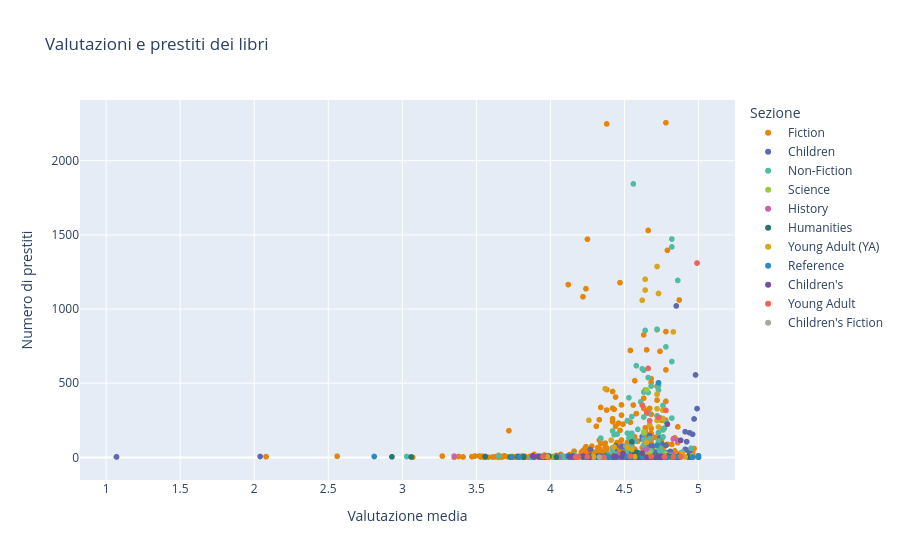

Here is the notebook cell this chart was saved with:
### Markdown cell above
<H4 style="color: rgb(222, 158, 200);">MatplotLib: grafico interattivo di valutazioni e prestiti.</span>
 <br />
<span style="color: rgb(186, 95, 188);">I libri con i voti più alti sono anche quelli che vengono presi più in prestito?</span>

### Code cell
import plotly.express as px


fig = px.scatter(
    df,
# mette la valutazione media sull'asse orizzontale
    x="rating",
# mette il numero di prestiti sull'asse verticale
    y="times_borrowed",
# assegna lo stesso colore ai libri della stessa lezione
    color="section",
# è il titolo che va in evidenza quando si passa il mouse sopra
    hover_name="title",
# gli altri dati che appaiono quando passi sopra il mouse
    hover_data=["author", "genre", "ratings_count"],
# palette di colori preimpostata con colori vivaci
    color_discrete_sequence=px.colors.qualitative.Vivid,
# le etichette che appaiono nell'hover
    labels={
        "rating": "Valutazione media",
        "times_borrowed": "Numero di prestiti",
        "section": "Sezione",
        "author": "Autore",
        "genre": "Genere",
        "ratings_count": "Numero di valutazioni",
    },
# il titolo del grafico
    title="Valutazioni e prestiti dei libri",
)
fig.show()

### Figure 1 — Plotly figure (JSON) as saved in the notebook; plotly's stock layout.template omitted (floating-point values rounded to 4 significant figures; data arrays with more than 128 entries replaced by an {"elided": "..."} marker saying what was removed)
{"data": [{"customdata": {"elided": "959x3 mixed values"}, "hovertemplate": "<b>%{hovertext}</b><br><br>Sezione=Fiction<br>Valutazione media=%{x}<br>Numero di prestiti=%{y}<br>Autore=%{customdata[0]}<br>Genere=%{customdata[1]}<br>Numero di valutazioni=%{customdata[2]}<extra></extra>", "hovertext": {"elided": "959 str values"}, "legendgroup": "Fiction", "marker": {"color": "rgb(229, 134, 6)", "symbol": "circle"}, "mode": "markers", "name": "Fiction", "showlegend": true, "type": "scattergl", "x": {"elided": "959 float values"}, "xaxis": "x", "y": {"elided": "959 float values"}, "yaxis": "y"}, {"customdata": {"elided": "180x3 mixed values"}, "hovertemplate": "<b>%{hovertext}</b><br><br>Sezione=Children<br>Valutazione media=%{x}<br>Numero di prestiti=%{y}<br>Autore=%{customdata[0]}<br>Genere=%{customdata[1]}<br>Numero di valutazioni=%{customdata[2]}<extra></extra>", "hovertext": {"elided": "180 str values"}, "legendgroup": "Children", "marker": {"color": "rgb(93, 105, 177)", "symbol": "circle"}, "mode": "markers", "name": "Children", "showlegend": true, "type": "scattergl", "x": {"elided": "180 float values"}, "xaxis": "x", "y": {"elided": "180 float values"}, "yaxis": "y"}, {"customdata": {"elided": "158x3 mixed values"}, "hovertemplate": "<b>%{hovertext}</b><br><br>Sezione=Non-Fiction<br>Valutazione media=%{x}<br>Numero di prestiti=%{y}<br>Autore=%{customdata[0]}<br>Genere=%{customdata[1]}<br>Numero di valutazioni=%{customdata[2]}<extra></extra>", "hovertext": {"elided": "158 str values"}, "legendgroup": "Non-Fiction", "marker": {"color": "rgb(82, 188, 163)", "symbol": "circle"}, "mode": "markers", "name": "Non-Fiction", "showlegend": true, "type": "scattergl", "x": {"elided": "158 float values"}, "xaxis": "x", "y": {"elided": "158 float values"}, "yaxis": "y"}, {"customdata": [["Michio Kaku", "Science", 8], ["Aristotle", "History", 5], ["Sir Isaac Newton", "Science", 1], ["Bertrand Russell", "Science", 1], [" Buzz Aldrin", "Science Fiction", 3], ["Brian Greene", "Science", 21], ["John Stuart Mill", "Science", 2], [" Neil deGrasse Tyson", "Science", 367], [" Charles Wohlforth & Amanda Hendrix", "Science", 1], ["Leonard Susskind", "Science", 14], ["Albert Einstein", "Science", 3], ["Theodore L. Brown", "Science", 15], ["Anthony J. F. Griffiths", "Science", 2], ["Gerard J. Tortora", "Science", 6], ["Brian Greene", "Science", 21], [" Teasel Muir-Harmony", "History", 3], ["Stephen Hawking", "Science", 128], [" Mike Massimino", "Biography & Autobiography", 14], ["Charles Fort", "Science Fiction", 1]], "hovertemplate": "<b>%{hovertext}</b><br><br>Sezione=Science<br>Valutazione media=%{x}<br>Numero di prestiti=%{y}<br>Autore=%{customdata[0]}<br>Genere=%{customdata[1]}<br>Numero di valutazioni=%{customdata[2]}<extra></extra>", "hovertext": ["Physics of the Impossible", "Physics", "Philosophiae naturalis principia mathematica", "The ABC of Relativity", "Mission to Mars", "The Fabric of the Cosmos", "A System of Logic, Ratiocinative and Inductive", "Astrophysics for People in a Hurry", "Beyond Earth", "Quantum Mechanics: The Theoretical Minimum", "Über die spezielle und die allgemeine Relativitätstheorie", "Chemistry", "Introduction to genetic analysis", "Microbiology", "The Fabric of the Cosmos: Space, Time, and the Texture of Reality", "Apollo to the Moon", "A Brief History of Time", "Spaceman", "The book of the damned"], "legendgroup": "Science", "marker": {"color": "rgb(153, 201, 69)", "symbol": "circle"}, "mode": "markers", "name": "Science", "showlegend": true, "type": "scattergl", "x": [4.63, 4.64, 4.67, 4.21, 4.33, 4.67, 4.03, 4.65, 4.19, 4.64, 4.63, 4.65, 4.49, 4.52, 4.66, 4.77, 4.63, 4.78, 4.28], "xaxis": "x", "y": [11.0, 6.0, 1.0, 2.0, 3.0, 34.0, 3.0, 455.0, 2.0, 21.0, 3.0, 22.0, 2.0, 9.0, 28.0, 3.0, 171.0, 23.0, 1.0], "yaxis": "y"}, {"customdata": [["Massachusetts", "History", 1], ["Mason Locke Weems", "Biography & Autobiography", 3], ["Jacob Abbott", "Biography & Autobiography", 2], [" Francis French", "Biography & Autobiography", 7], ["Thomas Carlyle", "Biography & Autobiography", 1], ["Jack Weatherford", "Biography & Autobiography", 36], ["Sir Walter Scott", "Poetry", 1], ["Edward Gibbon", "History", 2], ["David Hume", "History", 2], ["Doris Kearns Goodwin", "Biography & Autobiography", 94], ["William T. Sherman", "Biography & Autobiography", 1], ["Jane Addams", "Biography & Autobiography", 3], ["Frederick Douglass", "Biography & Autobiography", 1], ["Adolf Hitler", "Biography & Autobiography", 12], ["Louisa May Alcott", "Biography & Autobiography", 8], ["Frederick Douglass", "Biography & Autobiography", 3], ["Arthur Conan Doyle", "History", 2], ["Henry Justice Ford", "Adventure", 8], ["John Foxe", "Biography & Autobiography", 7], ["W. E. B. Du Bois", "Biography & Autobiography", 10], ["Mary Beth Norton", "History", 2], ["Ron Chernow", "Biography & Autobiography", 79], ["T. E. Lawrence", "Biography & Autobiography", 2], ["Sir Ernest Henry Shackleton", "Biography & Autobiography", 1], ["P. Cornelius Tacitus", "Biography & Autobiography", 4], ["Washington Irving", "History", 4], ["Samuel Pepys", "Biography & Autobiography", 5], ["Jacob Abbott", "Biography & Autobiography", 3], ["Harriet A. Jacobs", "Biography & Autobiography", 3]], "hovertemplate": "<b>%{hovertext}</b><br><br>Sezione=History<br>Valutazione media=%{x}<br>Numero di prestiti=%{y}<br>Autore=%{customdata[0]}<br>Genere=%{customdata[1]}<br>Numero di valutazioni=%{customdata[2]}<extra></extra>", "hovertext": ["Laws, etc. (Session laws : 1754 May)", "The life of Washington", "Julius Caesar", "Into That Silent Sea", "On heroes, hero-worship and the heroic in history", "Genghis Khan and the Making of the Modern World", "Marmion", "History of the Decline and Fall of the Roman Empire Complete and Unabridged", "The history of England", "Team of Rivals: The Political Genius of Abraham Lincoln", "Memoirs of Gen. William T. Sherman", "20 Years at Hull House", "Life and times of Frederick Douglass", "Mein Kampf", "Hospital Sketches", "My bondage and my freedom", "The Great Boer War", "The red true story book", "Actes and monuments", "The Souls of Black Folk", "A People and a Nation", "Grant", "Seven pillars of wisdom, a triumph", "South: the story of Shackleton's 1914-1917 expedition", "Agricola", "The conquest of Granada", "Diary", "History of Cleopatra, queen of Egypt", "Incidents in the life of a slave girl"], "legendgroup": "History", "marker": {"color": "rgb(204, 97, 176)", "symbol": "circle"}, "mode": "markers", "name": "History", "showlegend": true, "type": "scattergl", "x": [5.0, 4.62, 4.39, 4.55, 4.63, 4.65, 4.06, 4.46, 4.13, 4.83, 4.29, 4.46, 4.87, 4.46, 4.46, 4.72, 3.78, 3.35, 3.91, 4.83, 4.45, 4.86, 4.43, 4.64, 4.47, 4.81, 4.34, 4.05, 4.77], "xaxis": "x", "y": [2.0, 4.0, 2.0, 13.0, 2.0, 56.0, 1.0, 3.0, 2.0, 125.0, 2.0, 4.0, 2.0, 19.0, 8.0, 5.0, 2.0, 8.0, 7.0, 16.0, 3.0, 114.0, 3.0, 1.0, 6.0, 7.0, 5.0, 5.0, 3.0], "yaxis": "y"}, {"customdata": {"elided": "164x3 mixed values"}, "hovertemplate": "<b>%{hovertext}</b><br><br>Sezione=Humanities<br>Valutazione media=%{x}<br>Numero di prestiti=%{y}<br>Autore=%{customdata[0]}<br>Genere=%{customdata[1]}<br>Numero di valutazioni=%{customdata[2]}<extra></extra>", "hovertext": {"elided": "164 str values"}, "legendgroup": "Humanities", "marker": {"color": "rgb(36, 121, 108)", "symbol": "circle"}, "mode": "markers", "name": "Humanities", "showlegend": true, "type": "scattergl", "x": {"elided": "164 float values"}, "xaxis": "x", "y": {"elided": "164 float values"}, "yaxis": "y"}, {"customdata": {"elided": "45x3 mixed values"}, "hovertemplate": "<b>%{hovertext}</b><br><br>Sezione=Young Adult (YA)<br>Valutazione media=%{x}<br>Numero di prestiti=%{y}<br>Autore=%{customdata[0]}<br>Genere=%{customdata[1]}<br>Numero di valutazioni=%{customdata[2]}<extra></extra>", "hovertext": ["What Katy Did Next (Best Loved Stories)", "Catching Fire", "Divergent", "Undine", "Oliver Twist", "Mockingjay", "The Curious Incident of the Dog in the Night-Time", "Harry Potter and the Goblet of Fire", "The Gunslinger", "The Refugees", "Im Westen nichts Neues", "Inuyasha", "David Balfour", "Rose in Bloom", "The Boy in the Striped Pyjamas", "Artemis Fowl", "Master Humphrey's Clock", "Animal Farm", "Julius Caesar", "Flowers for Algernon", "Northern Lights", "Breaking Dawn", "The Raven", "The Subtle Knife", "The Outsiders", "Penrod and Sam", "The Fault in Our Stars", "Hidden Figures", "Chasing Space", "The Alhambra", "Hatchet", "Daddy-Long-Legs", "The Merchant of Venice", "Demian", "I Capture the Castle", "A Little Princess", "The Hunger Games", "When Patty Went to College", "The Amber Spyglass", "Poems", "Holes", "The Hobbit", "The Book Thief", "An Old-Fashioned Girl", "Through Russian Snows"], "legendgroup": "Young Adult (YA)", "marker": {"color": "rgb(218, 165, 27)", "symbol": "circle"}, "mode": "markers", "name": "Young Adult (YA)", "showlegend": true, "type": "scattergl", "x": [4.57, 4.73, 4.72, 4.44, 4.43, 4.64, 4.26, 4.83, 4.37, 4.29, 4.65, 4.98, 4.65, 4.85, 4.67, 4.96, 4.29, 4.74, 4.77, 4.65, 4.91, 4.76, 4.89, 4.52, 4.73, 5.0, 4.62, 4.41, 4.88, 4.37, 4.72, 4.64, 4.67, 4.65, 4.41, 4.72, 4.72, 3.98, 4.55, 4.83, 4.76, 4.72, 4.64, 4.47, 4.47], "xaxis": "x", "y": [4.0, 1105.0, 328.0, 2.0, 70.0, 1201.0, 250.0, 846.0, 463.0, 8.0, 2.0, 7.0, 1.0, 7.0, 220.0, 13.0, 3.0, 267.0, 11.0, 101.0, 3.0, 262.0, 25.0, 69.0, 205.0, 6.0, 1059.0, 116.0, 3.0, 1.0, 425.0, 15.0, 8.0, 11.0, 9.0, 5.0, 1287.0, 4.0, 53.0, 3.0, 319.0, 249.0, 1128.0, 2.0, 4.0], "yaxis": "y"}, {"customdata": [["Pliny the Elder", "History", 1], ["Sir William Blackstone", "History", 1], ["William Cullen Bryant", "Poetry", 1], ["Henry George Liddell", "Dictionaries & Encyclopedias", 4], ["Horace", "Dictionaries & Encyclopedias", 1], ["John Bartlett", "Dictionaries & Encyclopedias", 4], ["Henry Gray F.R.S.", "Medicine & Health", 2], ["Lindley Murray", "Dictionaries & Encyclopedias", 4], ["Samuel Johnson", "Dictionaries & Encyclopedias", 1], ["William Strunk", "Dictionaries & Encyclopedias", 51], ["Euclid", "Dictionaries & Encyclopedias", 4], ["Carolyn Wells", "Crime/Thriller", 4], ["Edwin Raphael", "Science", 2], ["American Film Institute", "History", 3], ["George Boole", "Science", 7], ["Ambrose Bierce", "Dictionaries & Encyclopedias", 6], ["Judith S. Levey", "Dictionaries & Encyclopedias", 7], ["Tinsley Randolph Harrison", "Medicine & Health", 2], ["United States", "History", 2], ["Wendy Body", "Dictionaries & Encyclopedias", 1], ["Ernest Alfred Wallis Budge", "Religion & Spirituality", 1], ["AAA", "Other", 1], ["Ambrose Bierce", "Satire", 1], ["Rand McNally", "Law", 7], ["AA Publishing", "Other", 1], ["Nathaniel Bowditch", "Reference", 2], ["Fred T. Jane", "Technology & Engineering", 2], ["Bacon", "Other", 313], ["Leo Tolstoy", "Other", 4]], "hovertemplate": "<b>%{hovertext}</b><br><br>Sezione=Reference<br>Valutazione media=%{x}<br>Numero di prestiti=%{y}<br>Autore=%{customdata[0]}<br>Genere=%{customdata[1]}<br>Numero di valutazioni=%{customdata[2]}<extra></extra>", "hovertext": ["Naturalis historia", "Commentaries on the laws of England", "Poems", "A Greek-English Lexicon", "Opera", "Familiar quotations; a collection of passages, phrases, and proverbs traced to their sources in ancient and modern literature", "Anatomy", "English grammar", "A dictionary of the English language", "The Elements of Style", "Elements", "The Technique of the Mystery Story", "Raphael's Astronomical Ephemeris", "American Film", "An Investigation of the Laws of Thought (Barnes & Noble)", "Write It Right", "The World Almanac for Kids", "Principles of internal medicine", "The Constitution of the United States and related documents", "Longman Reading World", "The Book of the Dead", "AAA Essential Guide", "The Devil's Dictionary", "Statutory Instruments", "AA Street by Street", "American practical navigator", "Jane's All the Worlds Aircraft", "Und & Use Application Softwr", "Youth"], "legendgroup": "Reference", "marker": {"color": "rgb(47, 138, 196)", "symbol": "circle"}, "mode": "markers", "name": "Reference", "showlegend": true, "type": "scattergl", "x": [5.0, 3.74, 4.45, 4.53, 5.0, 4.52, 4.86, 4.85, 4.54, 4.72, 4.86, 3.88, 4.74, 4.43, 4.39, 2.81, 5.0, 4.24, 4.96, 4.63, 4.79, 5.0, 4.49, 4.12, 3.79, 4.42, 3.93, 4.73, 4.62], "xaxis": "x", "y": [2.0, 2.0, 1.0, 6.0, 1.0, 6.0, 3.0, 5.0, 1.0, 82.0, 6.0, 6.0, 3.0, 3.0, 7.0, 6.0, 10.0, 3.0, 3.0, 1.0, 1.0, 2.0, 2.0, 10.0, 2.0, 3.0, 2.0, 503.0, 6.0], "yaxis": "y"}, {"customdata": [["Antoine de Saint-Exupéry", "Fantasy", 81], ["James Baldwin", "Fantasy", 5], ["G. A. Henty", "Historical Fiction", 3], ["James Fenimore Cooper", "Adventure", 4], ["Jane Porter", "Historical Fiction", 9], ["Andrew Lang", "Fantasy", 1], ["G. A. Henty", "Historical Fiction", 1], ["Alexandre Dumas", "History", 10], ["Robert Burns", "Poetry", 2], ["Henry van Dyke", "Religion & Spirituality", 2], ["Paul Groves", "Other", 1], ["Lewis Carroll", "Fantasy", 21], ["Jules Verne", "Science Fiction", 2], ["Rudyard Kipling", "Classics", 2], ["Henry Wadsworth Longfellow", "Poetry", 2], ["Houghton Mifflin Company Staff", "Dictionaries & Encyclopedias", 1], ["G. A. Henty", "History", 7], ["Jules Verne", "Adventure", 20], ["Scottish Primary Mathematics Group", "Dictionaries & Encyclopedias", 4], ["Beatrix Potter", "Children's Fiction", 2], ["Neil Gaiman", "Fantasy", 214], ["Houghton Mifflin Company Staff", "Biography & Autobiography", 4], ["Aesop", "Children's Fiction", 4]], "hovertemplate": "<b>%{hovertext}</b><br><br>Sezione=Children's<br>Valutazione media=%{x}<br>Numero di prestiti=%{y}<br>Autore=%{customdata[0]}<br>Genere=%{customdata[1]}<br>Numero di valutazioni=%{customdata[2]}<extra></extra>", "hovertext": ["Le petit prince", "The Story of Siegfried", "With Clive in India, or, The beginnings of an empire", "The Prairie", "The Scottish Chiefs", "The Yellow Fairy Book (Large Print)", "With Wolfe in Canada; or, Winning of a continent", "Borgias", "The complete poetical works", "The story of the other wise man", "Bangers and Mash", "Alice's Adventures in Wonderland / Through the Looking Glass", "Vingt mille lieues sous les mers", "Stalky and Co", "The song of Hiawatha", "Houghton Mifflin Vocabulary Readers", "With Lee in Virginia", "Le Tour du Monde en Quatre-Vingts Jours", "Heinemann Mathematics", "The tale of Jemima Puddle-Duck", "Coraline", "Houghton Mifflin the Nation's Choice", "Fables"], "legendgroup": "Children's", "marker": {"color": "rgb(118, 78, 159)", "symbol": "circle"}, "mode": "markers", "name": "Children's", "showlegend": true, "type": "scattergl", "x": [4.88, 4.13, 4.16, 4.34, 4.22, 4.65, 4.26, 3.88, 4.72, 4.76, 4.74, 4.62, 4.43, 4.44, 4.48, 4.74, 3.92, 4.49, 4.33, 4.77, 4.79, 4.76, 4.74], "xaxis": "x", "y": [115.0, 5.0, 4.0, 7.0, 9.0, 1.0, 1.0, 10.0, 3.0, 3.0, 2.0, 29.0, 3.0, 3.0, 2.0, 1.0, 7.0, 27.0, 6.0, 3.0, 224.0, 6.0, 7.0], "yaxis": "y"}, {"customdata": [["Stephenie Meyer", "Young Adult Fiction", 235], ["Lucy Maud Montgomery", "Historical Fiction", 4], ["Lois Lowry", "Dystopian", 153], ["William Shakespeare", "Drama", 2], ["Stephenie Meyer", "Fantasy", 223], ["J. K. Rowling", "Fantasy", 846], ["Lucy Maud Montgomery", "Romance", 1], ["Jean Webster", "Novels", 3], ["Stephenie Meyer", "Fantasy", 394], ["C. S. Forester", "Adventure", 7], ["Lucy Maud Montgomery", "Novels", 2], ["James Fenimore Cooper", "Historical Fiction", 4], ["Rumiko Takahashi", "Fantasy", 4], ["Rick Riordan", "Fantasy", 247], ["Robert Louis Stevenson", "Adventure", 2], ["Orson Scott Card", "Science Fiction", 272], ["Robert Michael Ballantyne", "Adventure", 2]], "hovertemplate": "<b>%{hovertext}</b><br><br>Sezione=Young Adult<br>Valutazione media=%{x}<br>Numero di prestiti=%{y}<br>Autore=%{customdata[0]}<br>Genere=%{customdata[1]}<br>Numero di valutazioni=%{customdata[2]}<extra></extra>", "hovertext": ["New Moon", "Rilla of Ingleside", "The Giver", "King Henry V", "Eclipse", "Harry Potter and the Half-Blood Prince", "The story girl", "Just Patty", "Twilight", "Hornblower in the West Indies", "Anne of Avonlea", "The spy", "Ranma 1/2", "The Lightning Thief", "Kidnapped", "Ender's Game", "The Norsemen in the West, or, America before Columbus"], "legendgroup": "Young Adult", "marker": {"color": "rgb(237, 100, 90)", "symbol": "circle"}, "mode": "markers", "name": "Young Adult", "showlegend": true, "type": "scattergl", "x": [4.65, 4.68, 4.67, 4.77, 4.73, 4.99, 4.36, 4.25, 4.66, 4.54, 4.17, 3.95, 4.88, 4.78, 4.83, 4.62, 4.19], "xaxis": "x", "y": [302.0, 7.0, 247.0, 3.0, 270.0, 1310.0, 2.0, 5.0, 600.0, 9.0, 2.0, 6.0, 6.0, 317.0, 3.0, 352.0, 3.0], "yaxis": "y"}, {"customdata": [["Lucy Maud Montgomery", "Drama", 1]], "hovertemplate": "<b>%{hovertext}</b><br><br>Sezione=Children's Fiction<br>Valutazione media=%{x}<br>Numero di prestiti=%{y}<br>Autore=%{customdata[0]}<br>Genere=%{customdata[1]}<br>Numero di valutazioni=%{customdata[2]}<extra></extra>", "hovertext": ["Further chronicles of Avonlea"], "legendgroup": "Children's Fiction", "marker": {"color": "rgb(165, 170, 153)", "symbol": "circle"}, "mode": "markers", "name": "Children's Fiction", "showlegend": true, "type": "scattergl", "x": [4.33], "xaxis": "x", "y": [2.0], "yaxis": "y"}], "layout": {"legend": {"title": {"text": "Sezione"}, "tracegroupgap": 0}, "title": {"text": "Valutazioni e prestiti dei libri"}, "xaxis": {"anchor": "y", "domain": [0, 1], "title": {"text": "Valutazione media"}}, "yaxis": {"anchor": "x", "domain": [0, 1], "title": {"text": "Numero di prestiti"}}}}
